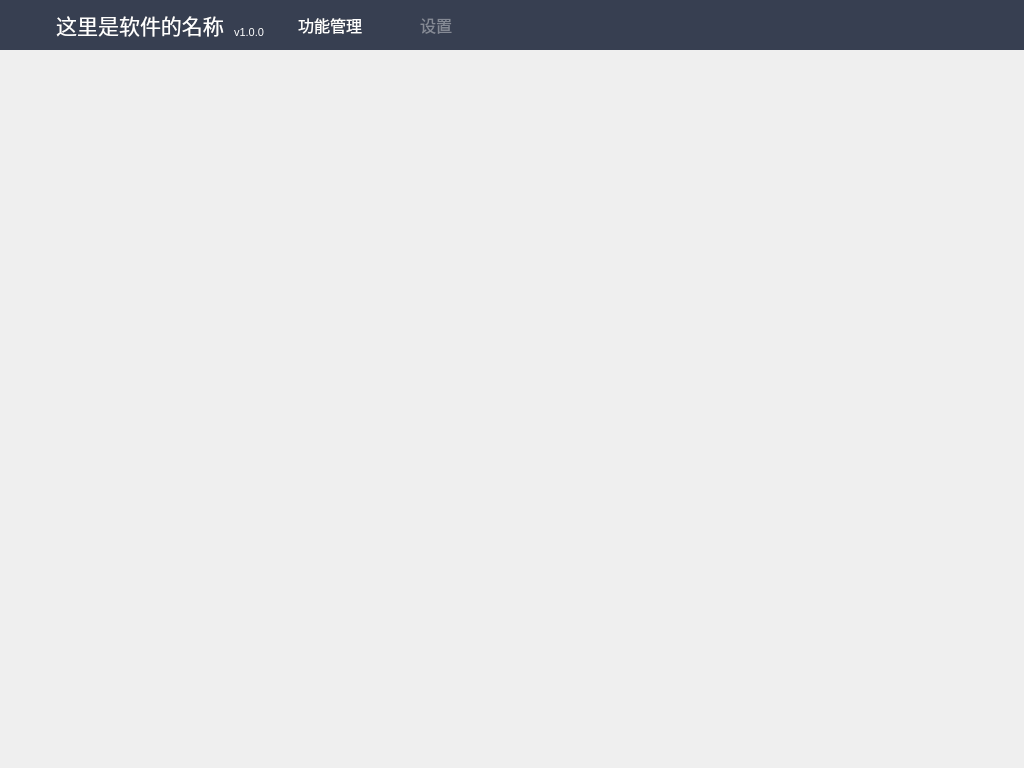
<?xml version="1.0" encoding="UTF-8"?>
<ui version="4.0">
 <class>winMain</class>
 <widget class="QWidget" name="winMain">
  <property name="geometry">
   <rect>
    <x>0</x>
    <y>0</y>
    <width>1024</width>
    <height>768</height>
   </rect>
  </property>
  <property name="windowTitle">
   <string>winMain</string>
  </property>
  <layout class="QVBoxLayout" name="verticalLayout">
   <property name="spacing">
    <number>0</number>
   </property>
   <property name="leftMargin">
    <number>0</number>
   </property>
   <property name="topMargin">
    <number>0</number>
   </property>
   <property name="rightMargin">
    <number>0</number>
   </property>
   <property name="bottomMargin">
    <number>0</number>
   </property>
   <item>
    <widget class="QWidget" name="topPanel" native="true">
     <property name="sizePolicy">
      <sizepolicy hsizetype="Expanding" vsizetype="Preferred">
       <horstretch>0</horstretch>
       <verstretch>50</verstretch>
      </sizepolicy>
     </property>
     <property name="minimumSize">
      <size>
       <width>1024</width>
       <height>50</height>
      </size>
     </property>
     <property name="maximumSize">
      <size>
       <width>1980</width>
       <height>50</height>
      </size>
     </property>
     <property name="styleSheet">
      <string notr="true">background-color: rgb(56, 102, 164);
background-color: rgb(55, 63, 81);</string>
     </property>
     <layout class="QHBoxLayout" name="horizontalLayout_3">
      <property name="leftMargin">
       <number>0</number>
      </property>
      <property name="topMargin">
       <number>0</number>
      </property>
      <property name="rightMargin">
       <number>0</number>
      </property>
      <property name="bottomMargin">
       <number>0</number>
      </property>
      <item>
       <layout class="QHBoxLayout" name="titleLayout">
        <property name="spacing">
         <number>10</number>
        </property>
        <property name="leftMargin">
         <number>10</number>
        </property>
        <property name="rightMargin">
         <number>0</number>
        </property>
        <item>
         <widget class="QWidget" name="picLogo" native="true">
          <property name="minimumSize">
           <size>
            <width>36</width>
            <height>36</height>
           </size>
          </property>
          <property name="maximumSize">
           <size>
            <width>36</width>
            <height>36</height>
           </size>
          </property>
          <property name="styleSheet">
           <string notr="true">border-image: url(:/images/logo.png);
background-repeat: no-repeat;</string>
          </property>
         </widget>
        </item>
        <item>
         <widget class="QLabel" name="labTittle">
          <property name="maximumSize">
           <size>
            <width>180</width>
            <height>50</height>
           </size>
          </property>
          <property name="styleSheet">
           <string notr="true">color: rgb(255, 255, 255);
background-color: transparent;
font: 75 16pt ;</string>
          </property>
          <property name="text">
           <string>这里是软件的名称</string>
          </property>
          <property name="alignment">
           <set>Qt::AlignCenter</set>
          </property>
         </widget>
        </item>
        <item>
         <widget class="QWidget" name="widget" native="true">
          <property name="minimumSize">
           <size>
            <width>40</width>
            <height>0</height>
           </size>
          </property>
          <layout class="QGridLayout" name="gridLayout">
           <property name="leftMargin">
            <number>0</number>
           </property>
           <property name="topMargin">
            <number>0</number>
           </property>
           <property name="rightMargin">
            <number>0</number>
           </property>
           <property name="bottomMargin">
            <number>11</number>
           </property>
           <property name="spacing">
            <number>0</number>
           </property>
           <item row="0" column="0">
            <widget class="QLabel" name="label">
             <property name="minimumSize">
              <size>
               <width>40</width>
               <height>0</height>
              </size>
             </property>
             <property name="layoutDirection">
              <enum>Qt::LeftToRight</enum>
             </property>
             <property name="styleSheet">
              <string notr="true">color: rgb(255, 255, 255);
background-color: transparent;
font: 75 8pt ;</string>
             </property>
             <property name="text">
              <string>v1.0.0</string>
             </property>
             <property name="alignment">
              <set>Qt::AlignBottom|Qt::AlignLeading|Qt::AlignLeft</set>
             </property>
            </widget>
           </item>
          </layout>
         </widget>
        </item>
       </layout>
      </item>
      <item>
       <layout class="QHBoxLayout" name="menuLayout">
        <property name="topMargin">
         <number>6</number>
        </property>
        <property name="rightMargin">
         <number>5</number>
        </property>
        <property name="bottomMargin">
         <number>6</number>
        </property>
        <item>
         <widget class="QPushButton" name="btnMeasure">
          <property name="sizePolicy">
           <sizepolicy hsizetype="Preferred" vsizetype="Fixed">
            <horstretch>0</horstretch>
            <verstretch>0</verstretch>
           </sizepolicy>
          </property>
          <property name="minimumSize">
           <size>
            <width>100</width>
            <height>30</height>
           </size>
          </property>
          <property name="maximumSize">
           <size>
            <width>100</width>
            <height>50</height>
           </size>
          </property>
          <property name="styleSheet">
           <string notr="true">QPushButton {
	font-size: 16px;
	background-color: rgb(55, 63, 81);
    color: rgba(255, 255, 255, 100);
	outline: none;
	border:none;
}

QPushButton::hover {
	background-color: rgb(1, 160, 165);
	color: rgba(255, 255, 255, 255);
	border:none;
}
QPushButton::pressed {
	background-color:  rgb(1, 160, 165);
	border:none;
}

QPushButton:checked {
	background-color: rgb(55, 63, 81);
	color: rgba(255, 255, 255, 255);
}
</string>
          </property>
          <property name="text">
           <string>功能管理</string>
          </property>
          <property name="checkable">
           <bool>true</bool>
          </property>
          <property name="checked">
           <bool>true</bool>
          </property>
          <property name="autoExclusive">
           <bool>true</bool>
          </property>
         </widget>
        </item>
        <item>
         <widget class="QPushButton" name="btn_setting">
          <property name="sizePolicy">
           <sizepolicy hsizetype="Preferred" vsizetype="Fixed">
            <horstretch>0</horstretch>
            <verstretch>0</verstretch>
           </sizepolicy>
          </property>
          <property name="minimumSize">
           <size>
            <width>100</width>
            <height>30</height>
           </size>
          </property>
          <property name="maximumSize">
           <size>
            <width>100</width>
            <height>50</height>
           </size>
          </property>
          <property name="styleSheet">
           <string notr="true">QPushButton {
	font-size: 16px;
	background-color: rgb(55, 63, 81);
    color: rgba(255, 255, 255, 100);
	outline: none;
	border:none;
}

QPushButton::hover {
	background-color: rgb(1, 160, 165);
	color: rgba(255, 255, 255, 255);
	border:none;
}
QPushButton::pressed {
	background-color:  rgb(1, 160, 165);
	border:none;
}

QPushButton:checked {
	background-color: rgb(55, 63, 81);
	color: rgba(255, 255, 255, 255);
}
</string>
          </property>
          <property name="text">
           <string>设置</string>
          </property>
          <property name="checkable">
           <bool>true</bool>
          </property>
          <property name="autoExclusive">
           <bool>true</bool>
          </property>
         </widget>
        </item>
       </layout>
      </item>
      <item>
       <spacer name="horizontalSpacer">
        <property name="orientation">
         <enum>Qt::Horizontal</enum>
        </property>
        <property name="sizeHint" stdset="0">
         <size>
          <width>40</width>
          <height>20</height>
         </size>
        </property>
       </spacer>
      </item>
      <item>
       <layout class="QHBoxLayout" name="buttonLayout">
        <property name="bottomMargin">
         <number>0</number>
        </property>
        <item>
         <widget class="QPushButton" name="btnHelp">
          <property name="minimumSize">
           <size>
            <width>18</width>
            <height>18</height>
           </size>
          </property>
          <property name="maximumSize">
           <size>
            <width>18</width>
            <height>18</height>
           </size>
          </property>
          <property name="styleSheet">
           <string notr="true">QPushButton {
	background-color: rgb(55, 63, 81);
	outline: none;
	border:none;
	background-image:url(:/images/help.png);
}

QPushButton::hover {
	;
	border:none;
background-image:url(:/images/help2.png);
}

QPushButton::pressed {
	background-color: rgb(55, 63, 81);
	border:none;
}
</string>
          </property>
          <property name="text">
           <string/>
          </property>
         </widget>
        </item>
        <item>
         <widget class="QPushButton" name="btnMin">
          <property name="minimumSize">
           <size>
            <width>48</width>
            <height>48</height>
           </size>
          </property>
          <property name="maximumSize">
           <size>
            <width>48</width>
            <height>48</height>
           </size>
          </property>
          <property name="styleSheet">
           <string notr="true">
QPushButton:hover{border: none;
background-image:url(:/images/btnMin_hover.png);;}


QPushButton{border: none;
outline: none;
background-image:url(:/images/btnMin_normal.png);}

QPushButton:pressed{border: none;
background-image:url(:/images/btnMin_normal.png);}</string>
          </property>
          <property name="text">
           <string/>
          </property>
         </widget>
        </item>
        <item>
         <widget class="QPushButton" name="btnMax">
          <property name="minimumSize">
           <size>
            <width>48</width>
            <height>48</height>
           </size>
          </property>
          <property name="maximumSize">
           <size>
            <width>48</width>
            <height>48</height>
           </size>
          </property>
          <property name="styleSheet">
           <string notr="true">
QPushButton:hover{border: none;
background-image:url(:/images/btnMax_hover.png);;}


QPushButton{border: none;
outline: none;
background-image:url(:/images/btnMax_normal.png);}

QPushButton:pressed{border: none;
background-image:url(:/images/btnMax_normal.png);}</string>
          </property>
          <property name="text">
           <string/>
          </property>
         </widget>
        </item>
        <item>
         <widget class="QPushButton" name="btnClose">
          <property name="minimumSize">
           <size>
            <width>48</width>
            <height>48</height>
           </size>
          </property>
          <property name="maximumSize">
           <size>
            <width>48</width>
            <height>48</height>
           </size>
          </property>
          <property name="styleSheet">
           <string notr="true">
QPushButton:hover{border: none;
background-image:url(:/images/btnClose_hover.png);;}


QPushButton{border: none;
outline: none;
background-image:url(:/images/btnClose_normal.png);}

QPushButton:pressed{border: none;
background-image:url(:/images/btnClose_normal.png);}</string>
          </property>
          <property name="text">
           <string/>
          </property>
         </widget>
        </item>
       </layout>
      </item>
     </layout>
    </widget>
   </item>
   <item>
    <widget class="QWidget" name="bottomPanel" native="true">
     <layout class="QVBoxLayout" name="verticalLayout_3">
      <property name="spacing">
       <number>0</number>
      </property>
      <property name="leftMargin">
       <number>0</number>
      </property>
      <property name="topMargin">
       <number>0</number>
      </property>
      <property name="rightMargin">
       <number>0</number>
      </property>
      <property name="bottomMargin">
       <number>0</number>
      </property>
      <item>
       <layout class="QVBoxLayout" name="bottomLayout">
        <property name="spacing">
         <number>0</number>
        </property>
       </layout>
      </item>
     </layout>
    </widget>
   </item>
  </layout>
 </widget>
 <resources/>
 <connections/>
</ui>
